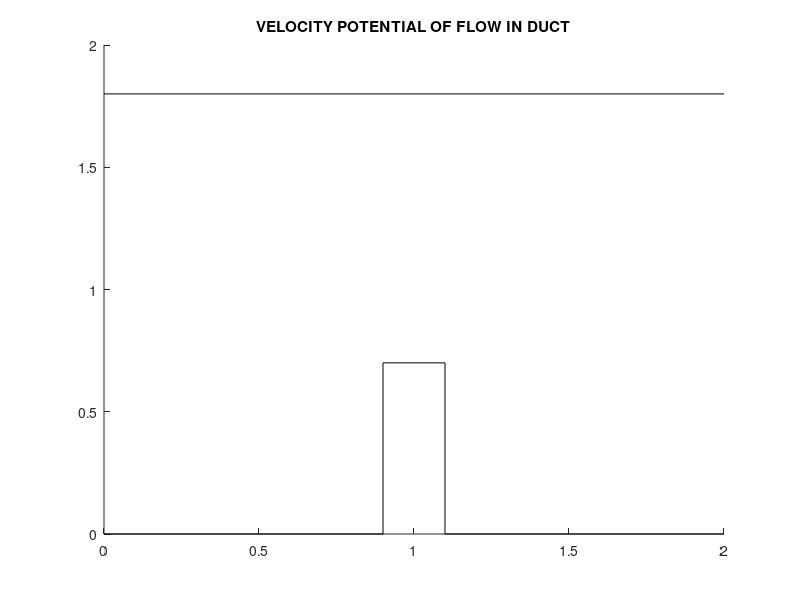

Here is the MATLAB script that generated this plot: (Note: this script raises an error after producing the figure.)
function laplace2d_velocity_potential
clear all; close all;
format shortG;
global L;global U;global W;global Xobs;global WobsX;global WobsY;
L = 2.0;
U = 1.0;
W = 1.8;
Xobs= 1.0;
WobsX=0.2;
WobsY=0.7;
hold on;
drawDuct();
global Phi;
global deltaX; global deltaY;
global iteration; global tolerance;
iteration=5000;
tolerance=1e-5;
deltaX = 0.1;
deltaY = 0.1;
x = 0:deltaX:L;
y = 0:deltaY:W;
[X,Y] = meshgrid(x,y);
Phi = U*X+0*Y;

writerObj = VideoWriter('velocity_potential.avi');
open(writerObj);

initVelocityPotential();
% drawVelocityPotential();

computeGaussSeidelMethod();
close(writerObj);

    function drawDuct()        
        plot([0,Xobs-WobsX/2],[0,0],'k');
        plot([Xobs-WobsX/2,Xobs-WobsX/2],[0,WobsY],'k');
        plot([Xobs-WobsX/2,Xobs+WobsX/2],[WobsY,WobsY],'k');
        plot([Xobs+WobsX/2,Xobs+WobsX/2],[WobsY,0],'k');
        plot([Xobs+WobsX/2,L],[0,0],'k');
        plot([0,L],[W,W],'k')
        title('VELOCITY POTENTIAL OF FLOW IN DUCT');
    end

    function initVelocityPotential()
        for iidx=1:L/deltaX+1
            for jidx=1:W/deltaY+1
                pType = checkPointAttribute(iidx,jidx);
                switch(pType)
                    case 'OBSTACLE'
                        Phi(jidx,iidx)=0;
                    case 'LEFT'
                        Phi(jidx,iidx) = 0;
                    case 'RIGHT'
                        Phi(jidx,iidx) = U*L;
                    case 'BOTTOM'
                        Phi(jidx,iidx) = Phi(jidx+1,iidx);
                    case 'TOP'
                        Phi(jidx,iidx) = Phi(jidx-1,iidx);
                    case 'OBS_LEFT'
                        Phi(jidx,iidx) = Phi(jidx,iidx-1);
                    case 'OBS_TOP'
                        Phi(jidx,iidx) = Phi(jidx+1,iidx);
                    case 'OBS_RIGHT'
                        Phi(jidx,iidx) = Phi(jidx,iidx+1);
                    case 'CORNER_UPPER_LEFT'
                        Phi(jidx,iidx) = Phi(jidx-1,iidx-1);
                    case 'CORNER_UPPER_RIGHT'
                        Phi(jidx,iidx) = Phi(jidx+1,iidx+1);
                end
            end
        end
    end


    function computeGaussSeidelMethod()
        cnt=0;
%         xmax=L/deltaX+1;
%         ymax=W/deltaY+1;
        
        while(cnt<iteration)
            maxError=0.0;
            for iidx=1:L/deltaX+1
                for jidx=1:W/deltaY+1
                    
                    pType = checkPointAttribute(iidx,jidx);
                    switch(pType)
                        case 'OBSTACLE'
                            Phi(jidx,iidx)=0;
                        case 'INTERNAL'
                            pn = (deltaY)^2*(Phi(jidx,iidx-1)+Phi(jidx,iidx+1))+...
                                (deltaX)^2*(Phi(jidx-1,iidx)+Phi(jidx+1,iidx));
                            pd = 2*((deltaX)^2+(deltaY)^2);
                            pp = pn / pd;
                            error = abs(pp - Phi(jidx,iidx));
                            
                            if(error > maxError)
                                maxError = error;
                                %                                 fprintf('update maxError %.10f @ i=%d j=%d\n',...
                                %                                 maxError,iidx,jidx);
                                Phi(jidx,iidx) = pp;
                            end
                        case 'LEFT'
                            Phi(jidx,iidx) = 0;
                        case 'RIGHT'
                            Phi(jidx,iidx) = U*L;
                        case 'BOTTOM'
                            Phi(jidx,iidx) = Phi(jidx+1,iidx);
                        case 'TOP'
                            Phi(jidx,iidx) = Phi(jidx-1,iidx);
                        case 'OBS_LEFT'
                            Phi(jidx,iidx) = Phi(jidx,iidx-1);
                        case 'OBS_TOP'
                            Phi(jidx,iidx) = Phi(jidx+1,iidx);
                        case 'OBS_RIGHT'
                            Phi(jidx,iidx) = Phi(jidx,iidx+1);
                        case 'CORNER_UPPER_LEFT'
                            Phi(jidx,iidx) = Phi(jidx-1,iidx-1);
                        case 'CORNER_UPPER_RIGHT'
                            Phi(jidx,iidx) = Phi(jidx+1,iidx+1);
                    end
                end
            end
            
            %             maxError
            if(maxError<tolerance)
                cnt
                break;
            end
            cnt=cnt+1;
            
            cla;
            str = sprintf('timeframe %d',cnt);
            text(L-0.2,W+0.1,str);
            drawVelocityPotential()
            
        end
    end

    function attrib=checkPointAttribute(iidx,jidx)
        if (iidx>((Xobs-WobsX/2)/deltaX)+1)&&(iidx<((Xobs+WobsX/2)/deltaX)+1)&&...
                (jidx < (WobsY/deltaY)+1)
            attrib='OBSTACLE';
            %                         text((iidx-1)*deltaX,(jidx-1)*deltaY,'O');
            %                         drawnow;
        elseif (jidx==1)
            attrib='BOTTOM';
            %             plot((iidx-1)*deltaX,(jidx-1)*deltaY,'bo');
            %                         text((iidx-1)*deltaX,(jidx-1)*deltaY,'B');
            %                         drawnow;
        elseif (jidx==W/deltaY+1)
            attrib='TOP';
            %             plot((iidx-1)*deltaX,(jidx-1)*deltaY,'bo');
            %                         text((iidx-1)*deltaX,(jidx-1)*deltaY,'T');
            %                         drawnow;
        elseif (iidx==1)
            attrib='LEFT';
            %             plot((iidx-1)*deltaX,(jidx-1)*deltaY,'bo');
            %                         text((iidx-1)*deltaX,(jidx-1)*deltaY,'L');
            %                         drawnow;
        elseif (iidx==L/deltaX+1)
            attrib='RIGHT';
            %             plot((iidx-1)*deltaX,(jidx-1)*deltaY,'bo');
            %                         text((iidx-1)*deltaX,(jidx-1)*deltaY,'R');
            %                         drawnow;
        elseif (iidx==(Xobs-WobsX/2)/deltaX+1)&&(jidx<(WobsY/deltaY+1))
            attrib='OBS_LEFT';
            %             plot((iidx-1)*deltaX,(jidx-1)*deltaY,'go');
            %                         text((iidx-1)*deltaX,(jidx-1)*deltaY,'O_L');
            %                         drawnow;
        elseif (iidx>((Xobs-WobsX/2)/deltaX+1))&&...
                (iidx<((Xobs+WobsX/2)/deltaX+1))&&...
                (jidx==(WobsY/deltaY)+1)
            attrib='OBS_TOP';
            %             plot((iidx-1)*deltaX,(jidx-1)*deltaY,'go');
            %                         text((iidx-1)*deltaX,(jidx-1)*deltaY,'O_T');
            %                         drawnow;
        elseif (iidx==(Xobs+WobsX/2)/deltaX+1)&&(jidx<(WobsY/deltaY+1))
            attrib='OBS_RIGHT';
            %             plot((iidx-1)*deltaX,(jidx-1)*deltaY,'go');
            %             text((iidx-1)*deltaX,(jidx-1)*deltaY,'O_R');
            %             drawnow;
        elseif (iidx==(Xobs-WobsX/2)/deltaX+1)&&(jidx==(WobsY/deltaY+1))
            attrib='CORNER_UPPER_LEFT';
            %             plot((iidx-1)*deltaX,(jidx-1)*deltaY,'ko');
            %                         text((iidx-1)*deltaX,(jidx-1)*deltaY,'C_L');
            %                         drawnow;
        elseif (iidx==(Xobs+WobsX/2)/deltaX+1)&&(jidx==(WobsY/deltaY+1))
            attrib='CORNER_UPPER_RIGHT';
            %             plot((iidx-1)*deltaX,(jidx-1)*deltaY,'ko');
            %                         text((iidx-1)*deltaX,(jidx-1)*deltaY,'C_R');
            %                         drawnow;
        else
            attrib='INTERNAL';
            %             plot(iidx*deltaX,jidx*deltaY,'ro');
            %                         text((iidx-1)*deltaX,(jidx-1)*deltaY,'I');
            %                         drawnow;
        end
    end


    function drawVelocityPotential()
        drawDuct();
        contour(X,Y,Phi,10,'LineColor','red');
        patch([Xobs-WobsX/2 Xobs-WobsX/2 Xobs+WobsX/2 Xobs+WobsX/2],...
            [0 WobsY WobsY 0],'k');
        drawnow limitrate;
        frame = getframe(gcf);
        writeVideo(writerObj, frame);

    end

end
